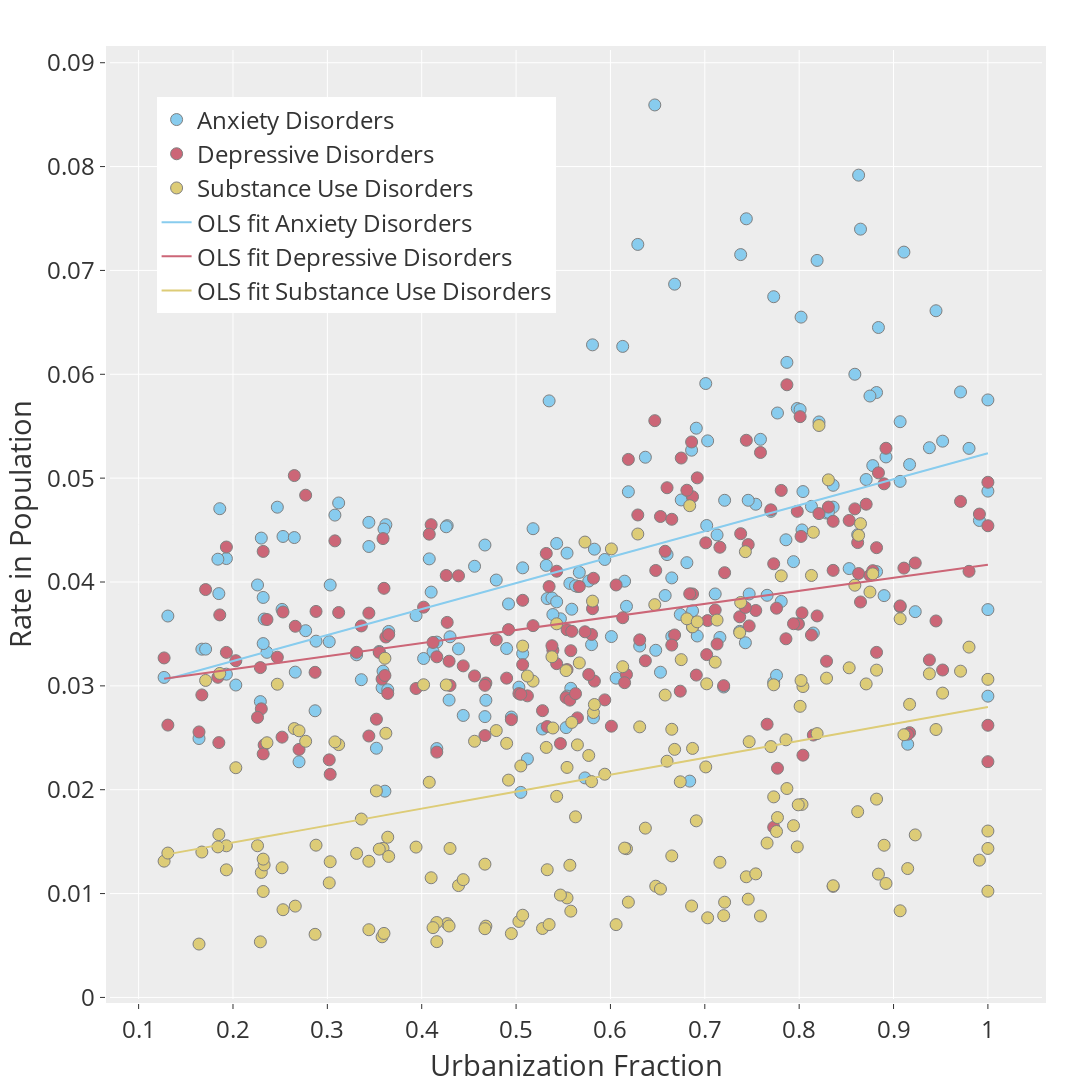

The notebook cell saved with this chart:
### Markdown cell above
# Plots with Ordinary Least Square (OLS) fit

### Code cell
def plotlinearfit(x,y,labels,colors, bubble=False, size=[]):
    fig=go.Figure()
    for i in range(len(y)):    
            fig.add_trace(go.Scatter(name=labels[i], x=x, y=y[i].values, mode='markers', marker=dict(color=colors[0][i], size = 12, line=dict(color='gray',width=1))))
    for i in range(len(y)):
        fit = sm.OLS(y[i],sm.add_constant(x)).fit()
        print(fit.summary())
        fig.add_trace(go.Scatter(name='OLS fit '+labels[i], x=x, y=fit.fittedvalues, mode='lines',line=dict(color=colors[0][i])))

    fig.update_layout(
        autosize=True,
        width=2000,
        height=1600,
        margin=dict(
            l=50,
            r=50,
            b=50,
            t=50,
            pad=4
        ),
        font=dict(size=24),
        legend=dict(
            x=0.05,
            y=0.95,
            traceorder='normal',
            font=dict(
                size=24),
        ),
        xaxis_title_text='Urbanization Fraction',
        yaxis_title_text='Rate in Population',
        template='ggplot2' # choose from one of the pre-defined templates
    )
    return fig 

labels = ['Anxiety Disorders', 'Depressive Disorders','Substance Use Disorders']

x = df['2017_urban'] #2017 urbanization data
y = [df['val_anxiety'].div(100000), df['val_depressive'].div(100000), df['val_substanceuse'].div(100000)]
hovertext = df['location_name']

fig = plotlinearfit(x,y,labels, colors, bubble=False)
fig.show()
cmd_linear_plot = fig

### Figure 1 — Plotly figure (JSON) as saved in the notebook; plotly's stock layout.template omitted (floating-point values rounded to 4 significant figures; data arrays with more than 128 entries replaced by an {"elided": "..."} marker saying what was removed)
{"data": [{"marker": {"color": "rgb(136, 204, 238)", "line": {"color": "gray", "width": 1}, "size": 12}, "mode": "markers", "name": "Anxiety Disorders", "type": "scatter", "x": {"elided": "191 float values"}, "y": {"elided": "191 float values"}}, {"marker": {"color": "rgb(204, 102, 119)", "line": {"color": "gray", "width": 1}, "size": 12}, "mode": "markers", "name": "Depressive Disorders", "type": "scatter", "x": {"elided": "191 float values"}, "y": {"elided": "191 float values"}}, {"marker": {"color": "rgb(221, 204, 119)", "line": {"color": "gray", "width": 1}, "size": 12}, "mode": "markers", "name": "Substance Use Disorders", "type": "scatter", "x": {"elided": "191 float values"}, "y": {"elided": "191 float values"}}, {"line": {"color": "rgb(136, 204, 238)"}, "mode": "lines", "name": "OLS fit Anxiety Disorders", "type": "scatter", "x": {"elided": "191 float values"}, "y": {"elided": "191 float values"}}, {"line": {"color": "rgb(204, 102, 119)"}, "mode": "lines", "name": "OLS fit Depressive Disorders", "type": "scatter", "x": {"elided": "191 float values"}, "y": {"elided": "191 float values"}}, {"line": {"color": "rgb(221, 204, 119)"}, "mode": "lines", "name": "OLS fit Substance Use Disorders", "type": "scatter", "x": {"elided": "191 float values"}, "y": {"elided": "191 float values"}}], "layout": {"autosize": true, "font": {"size": 24}, "height": 1600, "legend": {"font": {"size": 24}, "traceorder": "normal", "x": 0.05, "y": 0.95}, "margin": {"b": 50, "l": 50, "pad": 4, "r": 50, "t": 50}, "width": 2000, "xaxis": {"title": {"text": "Urbanization Fraction"}}, "yaxis": {"title": {"text": "Rate in Population"}}}}
